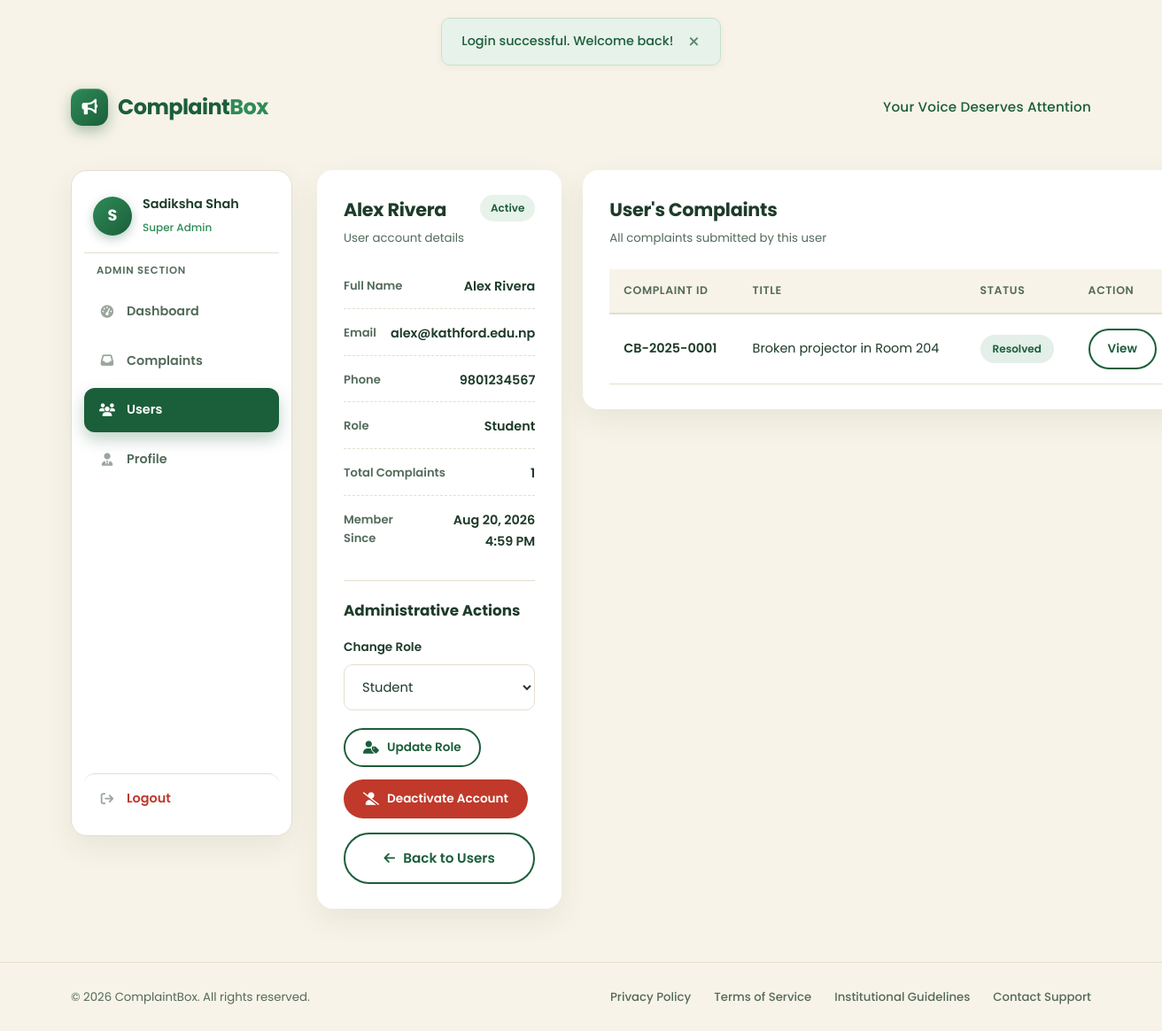
The app's page /admin/user_view.php?id=2 (signed in) with its own data.
### tables this page shows
CREATE TABLE IF NOT EXISTS users (
  id         INT UNSIGNED AUTO_INCREMENT PRIMARY KEY,
  full_name  VARCHAR(120) NOT NULL,
  email      VARCHAR(120) NOT NULL UNIQUE,
  password   VARCHAR(255) NOT NULL,
  phone      VARCHAR(15)  NOT NULL,
  role       ENUM('super_admin','admin','employee','student') NOT NULL DEFAULT 'student',
  status     ENUM('active','inactive') NOT NULL DEFAULT 'active',
  created_at TIMESTAMP DEFAULT CURRENT_TIMESTAMP,
  updated_at TIMESTAMP DEFAULT CURRENT_TIMESTAMP ON UPDATE CURRENT_TIMESTAMP,

  INDEX idx_user_email (email),
  INDEX idx_user_role  (role),
  INDEX idx_user_status(status)
);

CREATE TABLE IF NOT EXISTS complaints (
  id           INT UNSIGNED AUTO_INCREMENT PRIMARY KEY,
  complaint_id VARCHAR(20)  NOT NULL UNIQUE,
  user_id      INT UNSIGNED NOT NULL,
  title        VARCHAR(160) NOT NULL,
  description  TEXT         NOT NULL,
  category     ENUM('academic','infrastructure','faculty','administration','hostel','library','laboratory','harassment','other') NOT NULL DEFAULT 'other',
  anonymous    TINYINT(1)   NOT NULL DEFAULT 0,
  status       ENUM('pending','review','approved','resolved','rejected') NOT NULL DEFAULT 'pending',
  admin_remark TEXT         NULL,
  evidence     VARCHAR(255) NULL,
  created_at   TIMESTAMP DEFAULT CURRENT_TIMESTAMP,
  updated_at   TIMESTAMP DEFAULT CURRENT_TIMESTAMP ON UPDATE CURRENT_TIMESTAMP,

  INDEX idx_complaint_user   (user_id),
  INDEX idx_complaint_status (status),
  INDEX idx_complaint_category(category),

  CONSTRAINT fk_complaints_user
    FOREIGN KEY (user_id) REFERENCES users(id)
    ON DELETE RESTRICT
    ON UPDATE CASCADE
);

### database/database.php (called while the page is built, shortened)
<?php
function db(): PDO
{
    static $pdo = null;
    if ($pdo === null) {
        $dsn = 'mysql:host=' . DB_HOST . ';dbname=' . DB_NAME . ';charset=' . DB_CHARSET;
        $options = [
            PDO::ATTR_ERRMODE            => PDO::ERRMODE_EXCEPTION,
            PDO::ATTR_DEFAULT_FETCH_MODE => PDO::FETCH_ASSOC,
            PDO::ATTR_EMULATE_PREPARES   => false,
        ];
        try {
            $pdo = new PDO($dsn, DB_USER, DB_PASS, $options);
        } catch (PDOException $e) {
            http_response_code(500);
            echo 'Database connection failed. Please check config/database.php and confirm MySQL is running.';
            exit;
        }
    }
    return $pdo;
}

### includes/admin_auth.php (called while the page is built, shortened)
<?php
require_once __DIR__ . '/functions.php';
$stmt = db()->prepare(
    "SELECT id, full_name, email, password, phone, role, status, created_at
     FROM users WHERE id = :id LIMIT 1"
);
$stmt->execute([':id' => $_SESSION['user_id']]);
$current_user = $stmt->fetch();

### includes/functions.php (called while the page is built, shortened)
<?php
require_once __DIR__ . '/../database/database.php';
function e(?string $value): string
{
    return htmlspecialchars((string) $value, ENT_QUOTES, 'UTF-8');
}
function status_config(): array
{
    return [
        'pending'  => ['label' => 'Pending',      'class' => 'status-pending'],
        'review'   => ['label' => 'Under Review', 'class' => 'status-review'],
        'approved' => ['label' => 'Approved',     'class' => 'status-approved'],
        'resolved' => ['label' => 'Resolved',     'class' => 'status-resolved'],
        'rejected' => ['label' => 'Rejected',     'class' => 'status-rejected'],
    ];
}
function status_label(string $status): string
{
    $cfg = status_config();
    return $cfg[$status]['label'] ?? ucfirst($status);
}
function status_class(string $status): string
{
    $cfg = status_config();
    return $cfg[$status]['class'] ?? 'status-pending';
}
function role_label(string $role): string
{
    return match ($role) {
        'super_admin' => 'Super Admin',
        'admin'       => 'Administrator',
        'employee'    => 'Employee',
        default       => 'Student',
    };
}
function nice_date(string $date): string
{
    $ts = strtotime($date);
    return $ts ? date('M j, Y g:i A', $ts) : $date;
}

### admin/user_view.php (the view, shortened to what this page needs)
<?php
$active = 'users';
require_once __DIR__ . '/../includes/admin_auth.php';
$db = db();
$id = (int) ($_GET['id'] ?? 0);
$stmt = $db->prepare(
    "SELECT u.*, (SELECT COUNT(*) FROM complaints c WHERE c.user_id = u.id) AS complaint_count
     FROM users u WHERE u.id = :id LIMIT 1"
);
$stmt->execute([':id' => $id]);
$errors = [];
$stmt->execute([':id' => $id]);
$user = $stmt->fetch();
$cStmt = $db->prepare(
    "SELECT id, complaint_id, title, category, status, anonymous, created_at
     FROM complaints WHERE user_id = :uid ORDER BY created_at DESC, id DESC"
);
$cStmt->execute([':uid' => $id]);
$userComplaints = $cStmt->fetchAll();
include __DIR__ . '/../includes/header.php';
?>
<div class="container dash-layout">
  <?php include __DIR__ . '/../includes/admin_sidebar.php'; ?>
  <main class="dash-main">
    <div class="detail-grid">
      <div class="card">
        <div class="card-head">
          <div>
            <h2><?php echo e($user['full_name']); ?></h2>
            <p>User account details</p>
          </div>
          <span class="account-badge <?php echo $user['status'] === 'active' ? 'account-active' : 'account-inactive'; ?>">
            <?php echo e(ucfirst($user['status'])); ?>
          </span>
        </div>
        <ul class="detail-list">
          <li>
            <span class="detail-label">Full Name</span>
            <span class="detail-value"><?php echo e($user['full_name']); ?></span>
          </li>
          <li>
            <span class="detail-label">Email</span>
            <span class="detail-value"><?php echo e($user['email']); ?></span>
          </li>
          <li>
            <span class="detail-label">Phone</span>
            <span class="detail-value"><?php echo e($user['phone']); ?></span>
          </li>
          <li>
            <span class="detail-label">Role</span>
            <span class="detail-value"><?php echo e(role_label($user['role'])); ?></span>
          </li>
          <li>
            <span class="detail-label">Total Complaints</span>
            <span class="detail-value"><?php echo $user['complaint_count']; ?></span>
          </li>
          <li>
            <span class="detail-label">Member Since</span>
            <span class="detail-value"><?php echo e(nice_date($user['created_at'])); ?></span>
          </li>
        </ul>
        <hr class="form-divider" />
        <h3 style="font-size:1.05rem; color:var(--dark); margin-bottom:16px;">Administrative Actions</h3>
        <form action="user_view.php?id=<?php echo (int) $id; ?>" method="POST" data-validate-form novalidate style="margin-bottom:14px;">
          <div class="form-group <?php echo isset($errors['role']) ? 'invalid' : ''; ?>" data-validate="required">
            <label for="role">Change Role</label>
            <select id="role" name="role">
              <option value="student" <?php echo $user['role'] === 'student' ? 'selected' : ''; ?>>Student</option>
            </select>
          </div>
          <button type="submit" class="btn btn-outline btn-sm">
            <i class="fa-solid fa-user-tag"></i> Update Role
          </button>
        </form>
        <form action="user_view.php?id=<?php echo (int) $id; ?>" method="POST">
          <button type="submit" class="btn <?php echo $user['status'] === 'active' ? 'btn-danger' : 'btn-secondary'; ?> btn-sm">
            <i class="fa-solid <?php echo $user['status'] === 'active' ? 'fa-user-slash' : 'fa-user-check'; ?>"></i>
            <?php echo $user['status'] === 'active' ? 'Deactivate Account' : 'Activate Account'; ?>
          </button>
        </form>
        <div style="margin-top:16px;">
          <a href="users.php" class="btn btn-outline btn-block">
            <i class="fa-solid fa-arrow-left"></i> Back to Users
          </a>
        </div>
      </div>
      <div class="card">
        <div class="card-head">
          <div>
            <h2>User's Complaints</h2>
            <p>All complaints submitted by this user</p>
          </div>
        </div>
        <div class="table-wrap">
          <?php if (empty($userComplaints)): ?>
            <div class="empty-state" style="padding:30px 10px;">
              <i class="fa-regular fa-folder-open"></i>
              <p>This user has not submitted any complaints.</p>
            </div>
          <?php else: ?>
            <table class="data-table">
              <thead>
                <tr>
                  <th>Complaint ID</th>
                  <th>Title</th>
                  <th>Status</th>
                  <th>Action</th>
                </tr>
              </thead>
              <tbody>
                <?php foreach ($userComplaints as $c): ?>
                <tr>
                  <td class="id-cell"><?php echo e($c['complaint_id']); ?></td>
                  <td><?php echo e($c['title']); ?></td>
                  <td>
                    <span class="status-badge <?php echo status_class($c['status']); ?>">
                      <?php echo status_label($c['status']); ?>
                    </span>
                  </td>
                  <td>
                    <a href="complaint_view.php?id=<?php echo (int) $c['id']; ?>" class="btn btn-outline btn-sm">View</a>
                  </td>
                </tr>
                <?php endforeach; ?>
              </tbody>
            </table>
          <?php endif; ?>
        </div>
      </div>
    </div>
  </main>
</div>
<?php include __DIR__ . '/../includes/footer.php'; ?>

### includes/admin_sidebar.php (shortened to what this page needs)
<?php
$active = $active ?? '';
$role   = $current_user['role'] ?? 'admin';
?>
<aside class="sidebar">
  <div class="sidebar-user">
    <span class="sidebar-avatar"><?php echo e(strtoupper(substr($current_user['full_name'], 0, 1))); ?></span>
    <span class="sidebar-user-info">
      <strong><?php echo e($current_user['full_name']); ?></strong>
      <small><?php echo e(role_label($role)); ?></small>
    </span>
  </div>
  <p class="sidebar-label">Admin Section</p>
  <nav class="sidebar-menu" aria-label="Admin navigation">
    <a href="dashboard.php" class="menu-item <?php echo $active === 'dashboard' ? 'active' : ''; ?>">
      <i class="fa-solid fa-gauge-high"></i> Dashboard
    </a>
    <a href="complaints.php" class="menu-item <?php echo $active === 'complaints' ? 'active' : ''; ?>">
      <i class="fa-solid fa-inbox"></i> Complaints
    </a>
    <a href="users.php" class="menu-item <?php echo $active === 'users' ? 'active' : ''; ?>">
      <i class="fa-solid fa-users"></i> Users
    </a>
    <a href="profile.php" class="menu-item <?php echo $active === 'profile' ? 'active' : ''; ?>">
      <i class="fa-solid fa-user-tie"></i> Profile
    </a>
    <a href="../logout.php" class="menu-item menu-item--logout">
      <i class="fa-solid fa-arrow-right-from-bracket"></i> Logout
    </a>
  </nav>
</aside>

### records on screen
users: full_name "S", full_name "Sadiksha Shah", role "Super Admin"
users: full_name "Alex Rivera", status "Active", email "alex@kathford.edu.np", phone "9801234567", role "Student", created_at "Aug 20, 2026 4:59 PM"
complaints: complaint "CB-2025-0001", title "Broken projector in Room 204", status "Resolved"

### other values on screen
$flash['message'] "Login successful. Welcome back!"
$user['complaint_count'] "1"
